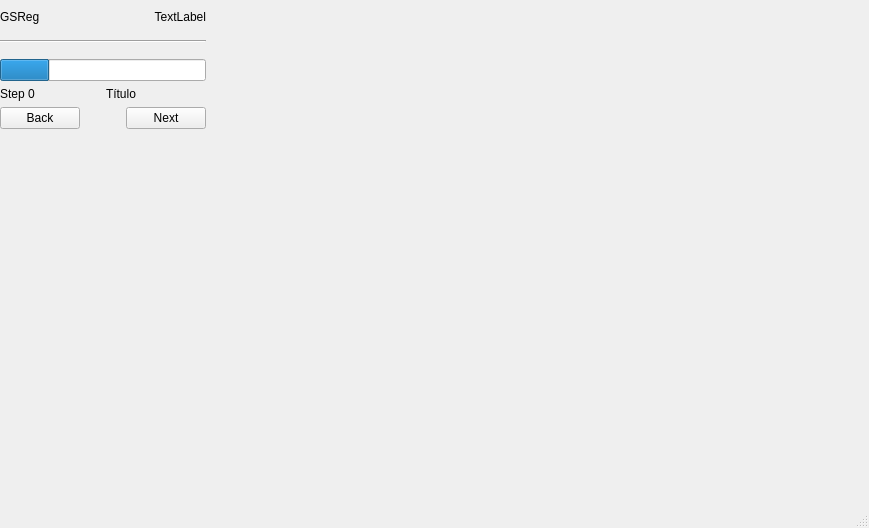
<?xml version="1.0" encoding="UTF-8"?>
<ui version="4.0">
 <class>MainWindow</class>
 <widget class="QMainWindow" name="MainWindow">
  <property name="geometry">
   <rect>
    <x>0</x>
    <y>0</y>
    <width>869</width>
    <height>528</height>
   </rect>
  </property>
  <property name="windowTitle">
   <string>MainWindow</string>
  </property>
  <widget class="QWidget" name="wrapper_widget">
   <widget class="QWidget" name="main_widget" native="true">
    <property name="geometry">
     <rect>
      <x>0</x>
      <y>0</y>
      <width>670</width>
      <height>451</height>
     </rect>
    </property>
    <widget class="QWidget" name="verticalLayoutWidget">
     <property name="geometry">
      <rect>
       <x>0</x>
       <y>0</y>
       <width>671</width>
       <height>421</height>
      </rect>
     </property>
     <layout class="QVBoxLayout" name="wrapper_layout">
      <property name="sizeConstraint">
       <enum>QLayout::SetFixedSize</enum>
      </property>
      <property name="leftMargin">
       <number>0</number>
      </property>
      <property name="topMargin">
       <number>10</number>
      </property>
      <property name="rightMargin">
       <number>0</number>
      </property>
      <property name="bottomMargin">
       <number>10</number>
      </property>
      <item>
       <layout class="QHBoxLayout" name="logotype_layout">
        <property name="sizeConstraint">
         <enum>QLayout::SetFixedSize</enum>
        </property>
        <item>
         <widget class="QLabel" name="gsreg_logotype">
          <property name="text">
           <string>GSReg</string>
          </property>
         </widget>
        </item>
        <item>
         <widget class="QLabel" name="julia_logotype">
          <property name="layoutDirection">
           <enum>Qt::RightToLeft</enum>
          </property>
          <property name="text">
           <string>TextLabel</string>
          </property>
          <property name="alignment">
           <set>Qt::AlignRight|Qt::AlignTrailing|Qt::AlignVCenter</set>
          </property>
         </widget>
        </item>
       </layout>
      </item>
      <item>
       <layout class="QVBoxLayout" name="line_layout">
        <property name="topMargin">
         <number>10</number>
        </property>
        <property name="rightMargin">
         <number>0</number>
        </property>
        <property name="bottomMargin">
         <number>10</number>
        </property>
        <item>
         <widget class="Line" name="header_line">
          <property name="orientation">
           <enum>Qt::Horizontal</enum>
          </property>
         </widget>
        </item>
       </layout>
      </item>
      <item>
       <layout class="QVBoxLayout" name="progress_bar_layout">
        <item>
         <widget class="QProgressBar" name="progress_bar">
          <property name="value">
           <number>24</number>
          </property>
          <property name="textVisible">
           <bool>false</bool>
          </property>
         </widget>
        </item>
       </layout>
      </item>
      <item>
       <layout class="QHBoxLayout" name="title_layout">
        <item>
         <widget class="QLabel" name="step_label">
          <property name="text">
           <string>Step 0</string>
          </property>
         </widget>
        </item>
        <item>
         <widget class="QLabel" name="title_label">
          <property name="text">
           <string>Título </string>
          </property>
         </widget>
        </item>
       </layout>
      </item>
      <item>
       <layout class="QHBoxLayout" name="main_layout"/>
      </item>
      <item>
       <layout class="QHBoxLayout" name="nav_layout">
        <item>
         <widget class="QPushButton" name="prev_button">
          <property name="text">
           <string>Back</string>
          </property>
         </widget>
        </item>
        <item>
         <spacer name="nav_spacer">
          <property name="orientation">
           <enum>Qt::Horizontal</enum>
          </property>
          <property name="sizeHint" stdset="0">
           <size>
            <width>40</width>
            <height>20</height>
           </size>
          </property>
         </spacer>
        </item>
        <item>
         <widget class="QPushButton" name="next_button">
          <property name="text">
           <string>Next</string>
          </property>
         </widget>
        </item>
       </layout>
      </item>
     </layout>
    </widget>
   </widget>
  </widget>
  <widget class="QStatusBar" name="statusbar"/>
 </widget>
 <resources/>
 <connections/>
</ui>
